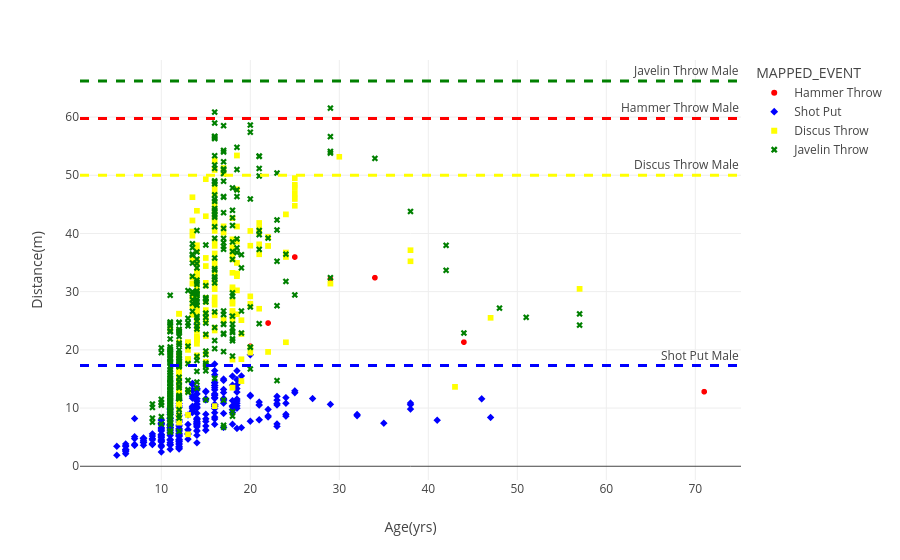

Write notebook code for a chart like this one.
### Code cell
fig = px.scatter(df_male, x="Age(yrs)", y="Distance(m)", color='MAPPED_EVENT', symbol ='MAPPED_EVENT', color_discrete_sequence=['red', 'blue', 'yellow', 'green'])
fig.add_hline(y=66.2, line_width=3, line_dash="dash", line_color="green", annotation_text="Javelin Throw Male")
fig.add_hline(y=50.02, line_width=3, line_dash="dash", line_color="yellow", annotation_text="Discus Throw Male")
fig.add_hline(y=17.3, line_width=3, line_dash="dash", line_color="blue", annotation_text="Shot Put Male")
fig.add_hline(y=59.76, line_width=3, line_dash="dash", line_color="red", annotation_text="Hammer Throw Male")


fig.show()

### Figure 1 — Plotly figure (JSON) as saved in the notebook; plotly's stock layout.template omitted (floating-point values rounded to 4 significant figures; data arrays with more than 128 entries replaced by an {"elided": "..."} marker saying what was removed)
{"data": [{"hovertemplate": "MAPPED_EVENT=Hammer Throw<br>Age(yrs)=%{x}<br>Distance(m)=%{y}<extra></extra>", "legendgroup": "Hammer Throw", "marker": {"color": "red", "symbol": "circle"}, "mode": "markers", "name": "Hammer Throw", "showlegend": true, "type": "scattergl", "x": [34, 29, 44, 71, 20, 20, 22, 25], "xaxis": "x", "y": [32.4, 32.19, 21.33, 12.81, 19.72, 20.62, 24.61, 35.95], "yaxis": "y"}, {"hovertemplate": "MAPPED_EVENT=Shot Put<br>Age(yrs)=%{x}<br>Distance(m)=%{y}<extra></extra>", "legendgroup": "Shot Put", "marker": {"color": "blue", "symbol": "diamond"}, "mode": "markers", "name": "Shot Put", "showlegend": true, "type": "scattergl", "x": {"elided": "321 mixed values"}, "xaxis": "x", "y": {"elided": "321 float values"}, "yaxis": "y"}, {"hovertemplate": "MAPPED_EVENT=Discus Throw<br>Age(yrs)=%{x}<br>Distance(m)=%{y}<extra></extra>", "legendgroup": "Discus Throw", "marker": {"color": "yellow", "symbol": "square"}, "mode": "markers", "name": "Discus Throw", "showlegend": true, "type": "scattergl", "x": {"elided": "282 mixed values"}, "xaxis": "x", "y": {"elided": "282 float values"}, "yaxis": "y"}, {"hovertemplate": "MAPPED_EVENT=Javelin Throw<br>Age(yrs)=%{x}<br>Distance(m)=%{y}<extra></extra>", "legendgroup": "Javelin Throw", "marker": {"color": "green", "symbol": "x"}, "mode": "markers", "name": "Javelin Throw", "showlegend": true, "type": "scattergl", "x": {"elided": "393 mixed values"}, "xaxis": "x", "y": {"elided": "393 float values"}, "yaxis": "y"}], "layout": {"annotations": [{"showarrow": false, "text": "Javelin Throw Male", "x": 1, "xanchor": "right", "xref": "x domain", "y": 66.2, "yanchor": "bottom", "yref": "y"}, {"showarrow": false, "text": "Discus Throw Male", "x": 1, "xanchor": "right", "xref": "x domain", "y": 50.02, "yanchor": "bottom", "yref": "y"}, {"showarrow": false, "text": "Shot Put Male", "x": 1, "xanchor": "right", "xref": "x domain", "y": 17.3, "yanchor": "bottom", "yref": "y"}, {"showarrow": false, "text": "Hammer Throw Male", "x": 1, "xanchor": "right", "xref": "x domain", "y": 59.76, "yanchor": "bottom", "yref": "y"}], "legend": {"title": {"text": "MAPPED_EVENT"}, "tracegroupgap": 0}, "margin": {"t": 60}, "shapes": [{"line": {"color": "green", "dash": "dash", "width": 3}, "type": "line", "x0": 0, "x1": 1, "xref": "x domain", "y0": 66.2, "y1": 66.2, "yref": "y"}, {"line": {"color": "yellow", "dash": "dash", "width": 3}, "type": "line", "x0": 0, "x1": 1, "xref": "x domain", "y0": 50.02, "y1": 50.02, "yref": "y"}, {"line": {"color": "blue", "dash": "dash", "width": 3}, "type": "line", "x0": 0, "x1": 1, "xref": "x domain", "y0": 17.3, "y1": 17.3, "yref": "y"}, {"line": {"color": "red", "dash": "dash", "width": 3}, "type": "line", "x0": 0, "x1": 1, "xref": "x domain", "y0": 59.76, "y1": 59.76, "yref": "y"}], "xaxis": {"anchor": "y", "domain": [0, 1], "title": {"text": "Age(yrs)"}}, "yaxis": {"anchor": "x", "domain": [0, 1], "title": {"text": "Distance(m)"}}}}
